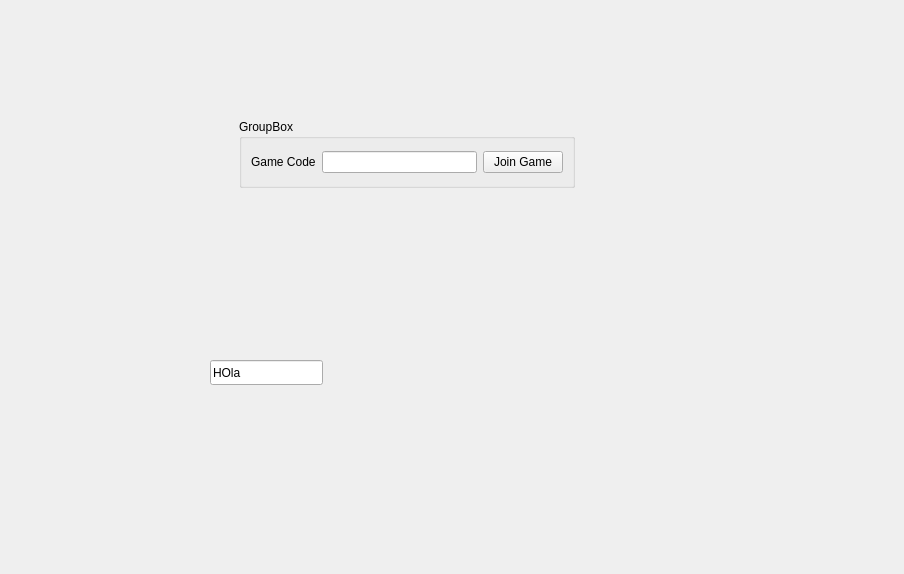
<?xml version="1.0" encoding="UTF-8"?>
<ui version="4.0">
 <class>LobbyWindow</class>
 <widget class="QWidget" name="LobbyWindow">
  <property name="geometry">
   <rect>
    <x>0</x>
    <y>0</y>
    <width>904</width>
    <height>574</height>
   </rect>
  </property>
  <property name="windowTitle">
   <string>Form</string>
  </property>
  <widget class="QGroupBox" name="groupBox">
   <property name="geometry">
    <rect>
     <x>239</x>
     <y>119</y>
     <width>336</width>
     <height>69</height>
    </rect>
   </property>
   <property name="title">
    <string>GroupBox</string>
   </property>
   <layout class="QHBoxLayout" name="horizontalLayout">
    <item>
     <widget class="QLabel" name="label">
      <property name="text">
       <string>Game Code</string>
      </property>
     </widget>
    </item>
    <item>
     <widget class="QLineEdit" name="lineEdit"/>
    </item>
    <item>
     <widget class="QPushButton" name="pushButton">
      <property name="text">
       <string>Join Game</string>
      </property>
     </widget>
    </item>
   </layout>
  </widget>
  <widget class="QLineEdit" name="lineEdit_2">
   <property name="geometry">
    <rect>
     <x>210</x>
     <y>360</y>
     <width>113</width>
     <height>25</height>
    </rect>
   </property>
   <property name="text">
    <string>HOla</string>
   </property>
  </widget>
 </widget>
 <resources/>
 <connections/>
</ui>
